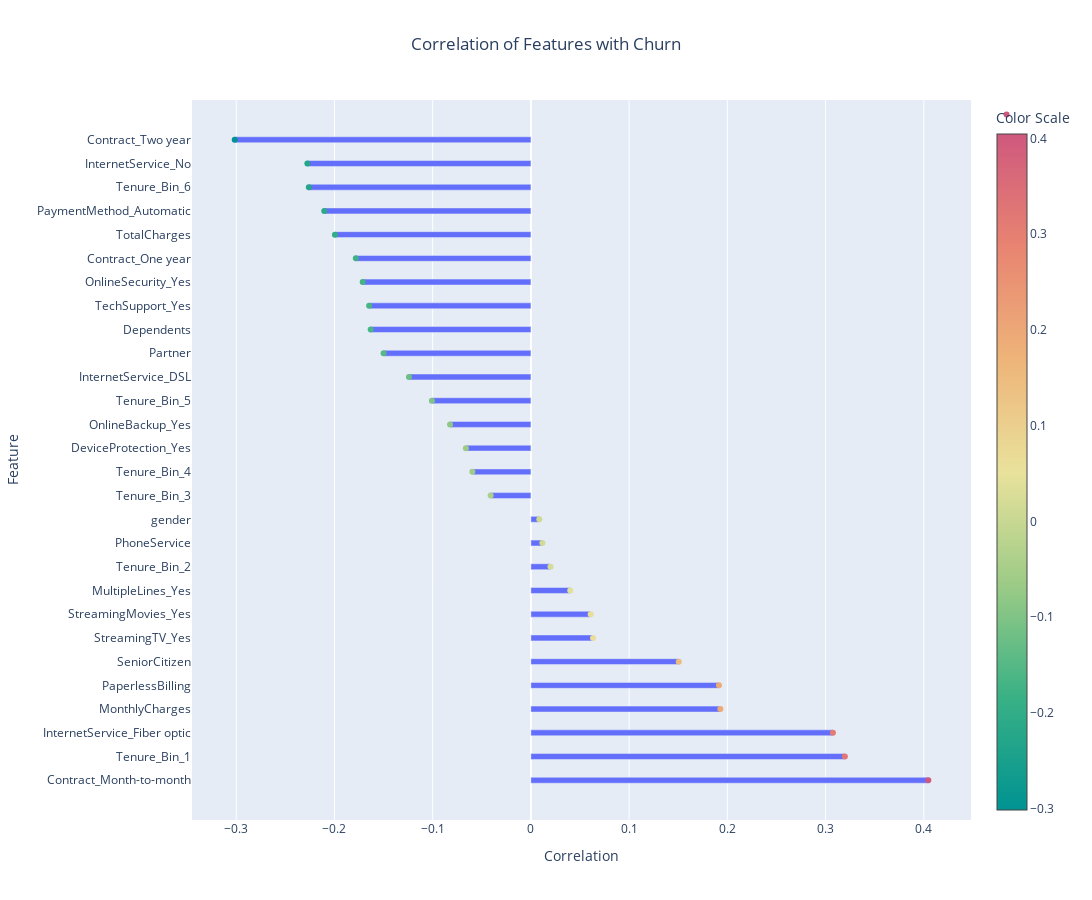

Notebook code for this chart:
### Code cell
fig_bar = px.bar(corr_df, x="Churn", y="index", orientation="h",
                 labels={"index": "Feature", "Churn": "Correlation with Churn"},
                 title="Correlation of Features with Churn")
fig_bar.update_layout(width=16*75, height=12*75, title=dict(x=0.5, text="Correlation of Features with Churn"),
                      xaxis_title="Correlation", yaxis_title="Feature")
fig_bar.update_traces(width=0.25)

# Scatter plot with color scale and colorbar
fig_scatter = px.scatter(corr_df, x="Churn", y="index", color="Churn", color_continuous_scale="temps")

# Create a combined figure using graph_objects
fig_combined = go.Figure()

# Add bar plot
for trace in fig_bar.data:
    fig_combined.add_trace(trace)

# Add scatter plot
scatter_trace = go.Scatter(x=corr_df["Churn"], y=corr_df["index"], mode="markers",
                           marker=dict(color=corr_df["Churn"], colorscale="temps"),
                           showlegend=False)

# Add colorbar with legend name
colorbar_trace = go.Scatter(x=[None], y=[None], mode='markers',
                            marker=dict(color=corr_df["Churn"], colorscale="temps"),
                            showlegend=True, legendgroup="color_scale",
                            hoverinfo='none', marker_colorbar=dict(title='Color Scale'))

# Set name to an empty string to remove the default legend name
colorbar_trace.name = ''

fig_combined.add_trace(scatter_trace)
fig_combined.add_trace(colorbar_trace)

# Update layout
fig_combined.update_layout(width=16*75, height=12*75, title=dict(x=0.5, text="Correlation of Features with Churn"),
                           xaxis_title="Correlation", yaxis_title="Feature",
                           legend=dict(tracegroupgap=0),
                           coloraxis_colorbar=dict(title='Color Scale'))

fig_combined.show()

### Figure 1 — Plotly figure (JSON) as saved in the notebook; plotly's stock layout.template omitted (floating-point values rounded to 4 significant figures)
{"data": [{"alignmentgroup": "True", "hovertemplate": "Correlation with Churn=%{x}<br>Feature=%{y}<extra></extra>", "legendgroup": "", "marker": {"color": "#636efa", "pattern": {"shape": ""}}, "name": "", "offsetgroup": "", "orientation": "h", "showlegend": false, "textposition": "auto", "type": "bar", "width": 0.25, "x": [0.4046, 0.3196, 0.3075, 0.1929, 0.1915, 0.1505, 0.06325, 0.06086, 0.04003, 0.01993, 0.01169, 0.008545, -0.041, -0.05958, -0.06619, -0.08231, -0.1008, -0.1241, -0.15, -0.1631, -0.1647, -0.1713, -0.1782, -0.1995, -0.2104, -0.2261, -0.2276, -0.3016], "xaxis": "x", "y": ["Contract_Month-to-month", "Tenure_Bin_1", "InternetService_Fiber optic", "MonthlyCharges", "PaperlessBilling", "SeniorCitizen", "StreamingTV_Yes", "StreamingMovies_Yes", "MultipleLines_Yes", "Tenure_Bin_2", "PhoneService", "gender", "Tenure_Bin_3", "Tenure_Bin_4", "DeviceProtection_Yes", "OnlineBackup_Yes", "Tenure_Bin_5", "InternetService_DSL", "Partner", "Dependents", "TechSupport_Yes", "OnlineSecurity_Yes", "Contract_One year", "TotalCharges", "PaymentMethod_Automatic", "Tenure_Bin_6", "InternetService_No", "Contract_Two year"], "yaxis": "y"}, {"marker": {"color": [0.4046, 0.3196, 0.3075, 0.1929, 0.1915, 0.1505, 0.06325, 0.06086, 0.04003, 0.01993, 0.01169, 0.008545, -0.041, -0.05958, -0.06619, -0.08231, -0.1008, -0.1241, -0.15, -0.1631, -0.1647, -0.1713, -0.1782, -0.1995, -0.2104, -0.2261, -0.2276, -0.3016], "colorscale": [[0, "rgb(0, 147, 146)"], [0.1667, "rgb(57, 177, 133)"], [0.3333, "rgb(156, 203, 134)"], [0.5, "rgb(233, 226, 156)"], [0.6667, "rgb(238, 180, 121)"], [0.8333, "rgb(232, 132, 113)"], [1, "rgb(207, 89, 126)"]]}, "mode": "markers", "showlegend": false, "type": "scatter", "x": [0.4046, 0.3196, 0.3075, 0.1929, 0.1915, 0.1505, 0.06325, 0.06086, 0.04003, 0.01993, 0.01169, 0.008545, -0.041, -0.05958, -0.06619, -0.08231, -0.1008, -0.1241, -0.15, -0.1631, -0.1647, -0.1713, -0.1782, -0.1995, -0.2104, -0.2261, -0.2276, -0.3016], "y": ["Contract_Month-to-month", "Tenure_Bin_1", "InternetService_Fiber optic", "MonthlyCharges", "PaperlessBilling", "SeniorCitizen", "StreamingTV_Yes", "StreamingMovies_Yes", "MultipleLines_Yes", "Tenure_Bin_2", "PhoneService", "gender", "Tenure_Bin_3", "Tenure_Bin_4", "DeviceProtection_Yes", "OnlineBackup_Yes", "Tenure_Bin_5", "InternetService_DSL", "Partner", "Dependents", "TechSupport_Yes", "OnlineSecurity_Yes", "Contract_One year", "TotalCharges", "PaymentMethod_Automatic", "Tenure_Bin_6", "InternetService_No", "Contract_Two year"]}, {"hoverinfo": "none", "legendgroup": "color_scale", "marker": {"color": [0.4046, 0.3196, 0.3075, 0.1929, 0.1915, 0.1505, 0.06325, 0.06086, 0.04003, 0.01993, 0.01169, 0.008545, -0.041, -0.05958, -0.06619, -0.08231, -0.1008, -0.1241, -0.15, -0.1631, -0.1647, -0.1713, -0.1782, -0.1995, -0.2104, -0.2261, -0.2276, -0.3016], "colorbar": {"title": {"text": "Color Scale"}}, "colorscale": [[0, "rgb(0, 147, 146)"], [0.1667, "rgb(57, 177, 133)"], [0.3333, "rgb(156, 203, 134)"], [0.5, "rgb(233, 226, 156)"], [0.6667, "rgb(238, 180, 121)"], [0.8333, "rgb(232, 132, 113)"], [1, "rgb(207, 89, 126)"]]}, "mode": "markers", "name": "", "showlegend": true, "type": "scatter", "x": [null], "y": [null]}], "layout": {"coloraxis": {"colorbar": {"title": {"text": "Color Scale"}}}, "height": 900, "legend": {"tracegroupgap": 0}, "title": {"text": "Correlation of Features with Churn", "x": 0.5}, "width": 1200, "xaxis": {"title": {"text": "Correlation"}}, "yaxis": {"title": {"text": "Feature"}}}}
